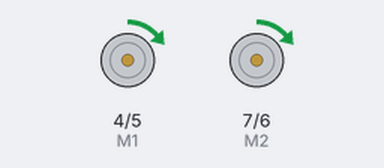
Bench run of a sketch on a simulated Arduino Uno, built with avr-gcc and run on an emulated ATmega328P. Parts: direction and speed pins drawn as motors (green arrow = direction pin HIGH = forward, orange = LOW = backward, longer = more drive).

Above: at 0.05 s.
At 1.95 s:
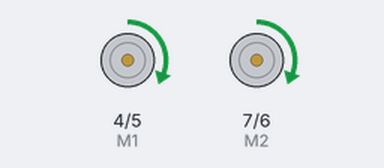
At 3.85 s:
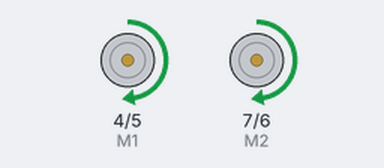
At 7.65 s:
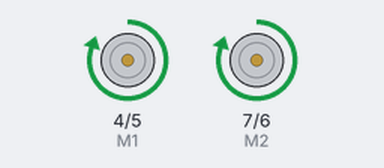
Timing chart, 0 to 10.0 s (numbered marks = the images above):
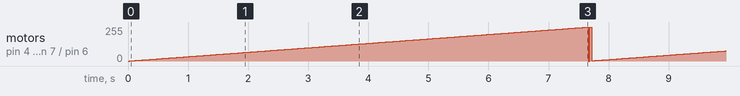

Measured:
- by itself, motor on pin 4 (M1) / pin 5 (E1), motor on pin 7 (M2) / pin 6 (E2): moves between stopped and forward 254/255, repeating every 7.7 s

The sketch:

motor_breakout_2_motors.ino
```cpp
int E1 = 5;
int M1 = 4;
int E2 = 6;
int M2 = 7;

void setup() {
  // put your setup code here, to run once:
  pinMode(M1, OUTPUT);
  pinMode(M2, OUTPUT);
}

void loop() {
  // put your main code here, to run repeatedly:
  for(int i = 0; i < 255; i++){

    digitalWrite(M1, HIGH);
    digitalWrite(M2, HIGH);
    analogWrite(E1, i);
    analogWrite(E2, i);
    delay(30);
  }

}
```
